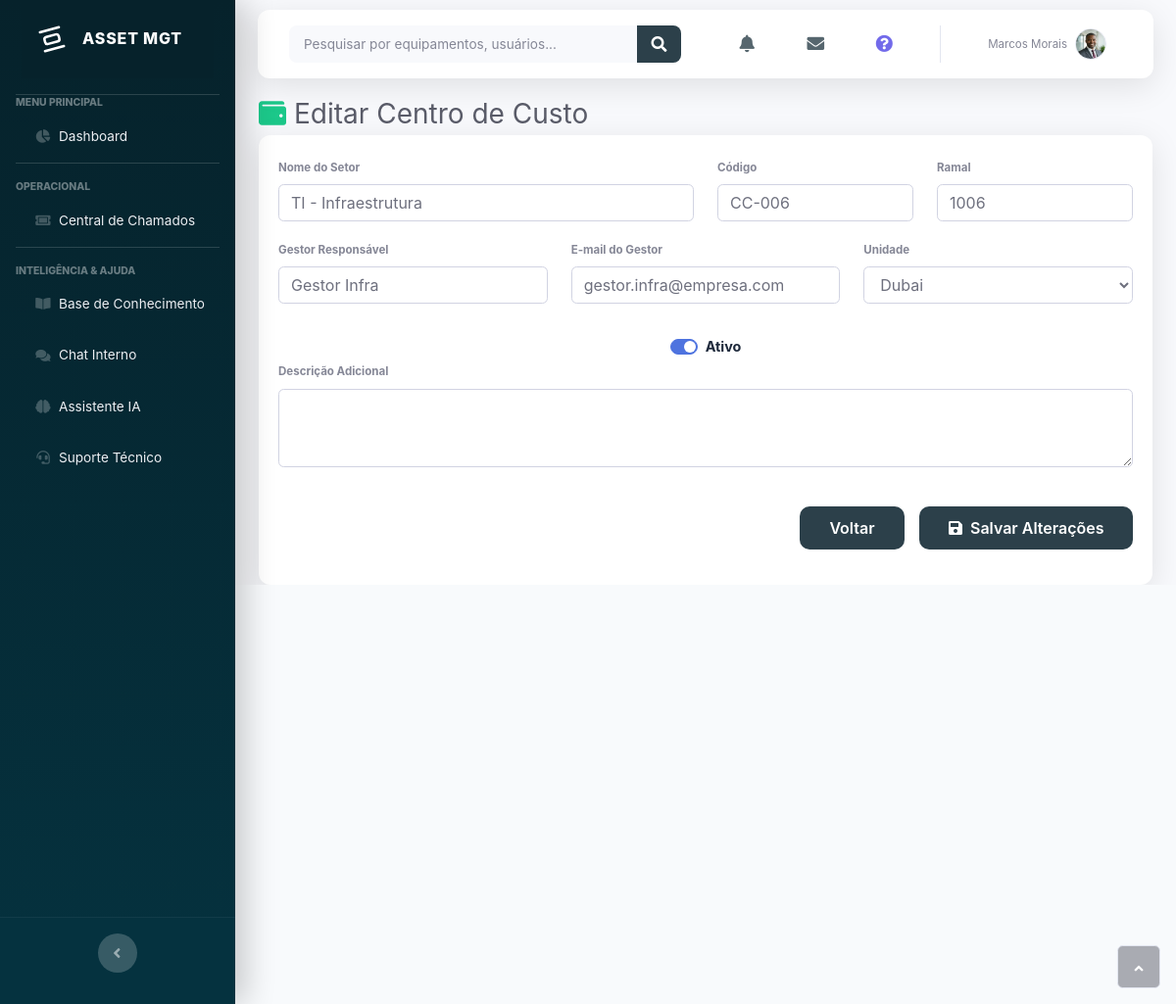
The page /editar_centro_de_custo.php?id=6 (signed in) on the database its author committed.
### tables this page shows
CREATE TABLE `centro_de_custo` (
  `id_centro_de_custo` int(11) NOT NULL AUTO_INCREMENT,
  `nomeSetor` varchar(255) NOT NULL,
  `codigo` varchar(50) NOT NULL,
  `ramal` varchar(20) DEFAULT NULL,
  `unidade` varchar(100) DEFAULT NULL,
  `emailGestor` varchar(255) DEFAULT NULL,
  `gestor` varchar(255) DEFAULT NULL,
  `status` varchar(50) DEFAULT NULL,
  `imagem` varchar(255) DEFAULT NULL,
  `descricao` text DEFAULT NULL,
  PRIMARY KEY (`id_centro_de_custo`),
  KEY `idx_cc_nomeSetor` (`nomeSetor`),
  KEY `idx_cc_codigo` (`codigo`)
);

### language.php (called while the page is built, shortened)
<?php
global $lang_data;
$lang_file = __DIR__ . '/lang/' . $_SESSION['idioma'] . '.php';
if (file_exists($lang_file)) {
    $lang_data = include $lang_file;
} else {
    $lang_data = include __DIR__ . '/lang/pt-BR.php';
}
if (!function_exists('__')) {
    function __($key) {
        global $lang_data;
        return $lang_data[$key] ?? $key;
    }
}

### editar_centro_de_custo.php (the view, shortened to what this page needs)
<?php
include_once 'conexao.php';
$id = isset($_GET['id']) ? intval($_GET['id']) : 0;
$sql = "SELECT * FROM centro_de_custo WHERE id_centro_de_custo = $id";
$result = $conn->query($sql);
$cc = $result->fetch_assoc();
?>
<!DOCTYPE html>
<html lang="<?php echo $_SESSION['idioma'] ?? 'pt-br'; ?>">
<head>
    <link rel="stylesheet" href="/assets/bootstrap/css/bootstrap.min.css?h=3265483e434712d72c41db9eebc4c8bb">
    <link rel="stylesheet" href="/assets/css/Montserrat.css?h=d6a29779d310462e7fcdde7b9a80e0db">
    <link rel="stylesheet" href="/assets/css/Nunito.css?h=5f41e73f827c7b56616237a1da13b6e2">
    <link rel="stylesheet" href="/assets/css/Raleway.css?h=19488c1c6619bc9bd5c02de5f7ffbfd4">
    <link rel="stylesheet" href="/assets/css/Roboto.css?h=193916adb9d7af47fe74d9a2270caac3">
    <link rel="stylesheet" href="https://use.fontawesome.com/releases/v5.12.0/css/all.css">
    <link rel="stylesheet" href="https://cdnjs.cloudflare.com/ajax/libs/font-awesome/4.7.0/css/font-awesome.min.css">
    <link rel="stylesheet" href="/assets/fonts/fontawesome5-overrides.min.css?h=a0e894d2f295b40fda5171460781b200">
    <link rel="stylesheet" href="https://cdnjs.cloudflare.com/ajax/libs/animate.css/3.5.2/animate.min.css">
    <?php include_once 'sidebar_style.php'; ?>
</head>
<body id="page-top">
    <div id="wrapper">
        <nav class="navbar navbar-dark align-items-start sidebar sidebar-dark accordion bg-gradient-primary p-0"
            style="background: rgb(44,64,74);">
            <div class="container-fluid d-flex flex-column p-0">
                <?php include_once 'sidebar_brand.php'; ?>
                <?php include_once 'sidebar_menu.php'; ?>
            </div>
        </nav>
        <div class="d-flex flex-column" id="content-wrapper">
            <div id="content">
                <?php include_once 'topbar.php'; ?>
                <div class="container-fluid">
                    <h3 class="text-dark mb-1"><i class="fas fa-wallet mr-2 text-success"></i><?php echo __('Editar Centro de Custo'); ?></h3>
                    <div class="card shadow">
                        <div class="card-body">
                            <form action="update_centro_de_custo.php" method="post">
                                <div class="row">
                                    <div class="col-md-6">
                                        <div class="form-group">
                                            <label class="text-gray-600 small font-weight-bold" for="nomeSetor"><?php echo __('Nome do Setor'); ?></label>
                                            <input class="form-control" name="nomeSetor" id="nomeSetor" type="text" value="<?php echo htmlspecialchars($cc['nomeSetor']); ?>" required="">
                                        </div>
                                    </div>
                                    <div class="col-md-3">
                                        <div class="form-group">
                                            <label class="text-gray-600 small font-weight-bold" for="codigo"><?php echo __('Código'); ?></label>
                                            <input class="form-control" name="codigo" id="codigo" type="text" value="<?php echo htmlspecialchars($cc['codigo']); ?>" required="">
                                        </div>
                                    </div>
                                    <div class="col-md-3">
                                        <div class="form-group">
                                            <label class="text-gray-600 small font-weight-bold" for="ramal"><?php echo __('Ramal'); ?></label>
                                            <input class="form-control" name="ramal" id="ramal" type="text" value="<?php echo htmlspecialchars($cc['ramal']); ?>">
                                        </div>
                                    </div>
                                </div>
                                <div class="row">
                                    <div class="col-md-4">
                                        <div class="form-group">
                                            <label class="text-gray-600 small font-weight-bold" for="gestor"><?php echo __('Gestor Responsável'); ?></label>
                                            <input class="form-control" name="gestor" id="gestor" type="text" value="<?php echo htmlspecialchars($cc['gestor']); ?>" required="">
                                        </div>
                                    </div>
                                    <div class="col-md-4">
                                        <div class="form-group">
                                            <label class="text-gray-600 small font-weight-bold" for="emailGestor"><?php echo __('E-mail do Gestor'); ?></label>
                                            <input class="form-control" name="emailGestor" id="emailGestor" type="email" value="<?php echo htmlspecialchars($cc['emailGestor']); ?>" required="">
                                        </div>
                                    </div>
                                    <div class="col-md-4">
                                        <div class="form-group">
                                            <label class="text-gray-600 small font-weight-bold" for="unidade"><?php echo __('Unidade'); ?></label>
                                            <select class="form-control" name="unidade" id="unidade" required="">
                                                <?php
                                                $sql_un = "SELECT unidade FROM unidade ORDER BY unidade ASC";
                                                $res_un = $conn->query($sql_un);
                                                if ($res_un && $res_un->num_rows > 0) {
                                                    while ($row_u = $res_un->fetch_assoc()) {
                                                        $selected = ($row_u['unidade'] == $cc['unidade']) ? 'selected' : '';
                                                        echo '<option value="' . $row_u['unidade'] . '" ' . $selected . '>' . __($row_u['unidade']) . '</option>';
                                                    }
                                                }
                                                ?>
                                            </select>
                                        </div>
                                    </div>
                                </div>
                                <div class="row align-items-center">
                                    <div class="col-md-12 text-center">
                                        <div class="custom-control custom-switch d-inline-block mt-3">
                                            <label class="custom-control-label font-weight-bold" for="statusSwitch"><?php echo __('Ativo'); ?></label>
                                        </div>
                                    </div>
                                </div>
                                <div class="row">
                                    <div class="col-md-12">
                                        <div class="form-group">
                                            <label class="text-gray-600 small font-weight-bold" for="descricao"><?php echo __('Descrição Adicional'); ?></label>
                                            <textarea class="form-control" name="descricao" id="descricao" style="height: 80px;"><?php echo htmlspecialchars($cc['descricao']); ?></textarea>
                                        </div>
                                    </div>
                                </div>
                                <div class="row mt-4 mb-3">
                                    <div class="col-12 d-flex justify-content-end align-items-center" style="gap: 15px;">
                                        <a class="btn btn-secondary" href="centro_de_custo.php"
                                            style="border-radius: 10px; padding: 10px 30px; border: none; background: #2c404a; font-weight: 600;">
                                            <?php echo __('Voltar'); ?>
                                        </a>
                                        <button class="btn btn-success active pulse animated" type="submit"
                                            style="background: #2c404a; border-radius: 10px; padding: 10px 30px; border: none; font-weight: 600;">
                                            <i class="fas fa-save mr-2"></i><?php echo __('Salvar Alterações'); ?>
                                        </button>
                                    </div>
                                </div>
                            </form>
                        </div>
                    </div>
                </div>
            </div>
        </div><a class="border rounded d-inline scroll-to-top" href="#page-top"><i class="fas fa-angle-up"></i></a>
    </div>
</body>
</html>

### sidebar_style.php (style rules this page uses)
body { font-family: 'Inter', -apple-system, BlinkMacSystemFont, "Segoe UI", Roboto, "Helvetica Neue", Arial, sans-serif !important; font-size: 0.9rem !important; color: #1e293b !important; line-height: 1.6 !important; background-color: #f8fafc; -webkit-font-smoothing: antialiased; }
@media (min-width: 768px) { .sidebar { width: 240px !important; min-height: 100vh; box-shadow: 4px 0 10px rgba(0,0,0,0.05); } }
@media (min-width: 768px) { #content-wrapper { margin-left: 240px !important; } }
:root { --sidebar-bg-start: #06222b; --sidebar-bg-end: #05323f; --sidebar-accent: #103742ef; --sidebar-accent-glow: rgb(0, 0, 0); --sidebar-hover: rgba(255, 255, 255, 0.1); --sidebar-text: #edeff3; --sidebar-text-active: #ffffff; --bg-color: #f8f9fc; --card-bg: #fff; --text-color: #5a5c69; --heading-color: #4e73df; --border-color: #e3e6f0; --topbar-bg: #fff; }
nav.sidebar { position: fixed !important; top: 0; left: 0; bottom: 0; width: 15rem !important; background: linear-gradient(180deg, var(--sidebar-bg-start) 0%, var(--sidebar-bg-end) 100%) !important; box-shadow: 10px 0 30px rgba(0, 0, 0, 0.2) !important; transition: transform 0.3s cubic-bezier(0.4, 0, 0.2, 1), width 0.3s cubic-bezier(0.4, 0, 0.2, 1) !important; z-index: 1060; display: flex !important; flex-direction: column !important; min-height: 100vh !important; }
@media (min-width: 768px) { nav.sidebar { transform: translateX(0) !important; } }
@media (min-width: 768px) { #content-wrapper { margin-left: 15rem; transition: margin-left 0.3s cubic-bezier(0.4, 0, 0.2, 1); } }
#content { flex: 1 0 auto; }
.shadow { box-shadow: 0 0.5rem 2rem rgba(0, 0, 0, 0.1) !important; }
.card { border-radius: 12px !important; border: none !important; transition: all 0.3s cubic-bezier(0.25, 0.8, 0.25, 1) !important; }
.card.shadow { box-shadow: 0 0.5rem 2rem rgba(0, 0, 0, 0.1) !important; }

### rows shown on the page
centro_de_custo: nomeSetor "TI - Infraestrutura", codigo "CC-006", ramal "1006", gestor "Gestor Infra", emailGestor "gestor.infra@empresa.com", status "Ativo"

### other values the page prints
__('Menu Principal') "MENU PRINCIPAL"
__('Dashboard') "Dashboard"
__('Operacional') "OPERACIONAL"
__('Central de Chamados') "Central de Chamados"
__('Inteligência & Ajuda') "INTELIGÊNCIA & AJUDA"
__('Base de Conhecimento') "Base de Conhecimento"
__('Chat Interno') "Chat Interno"
__('Assistente IA') "Assistente IA"
__('Suporte Técnico') "Suporte Técnico"
$userName "Marcos Morais"
__('Editar Centro de Custo') "Editar Centro de Custo"
__('Nome do Setor') "Nome do Setor"
__('Código') "Código"
__('Ramal') "Ramal"
__('Gestor Responsável') "Gestor Responsável"
